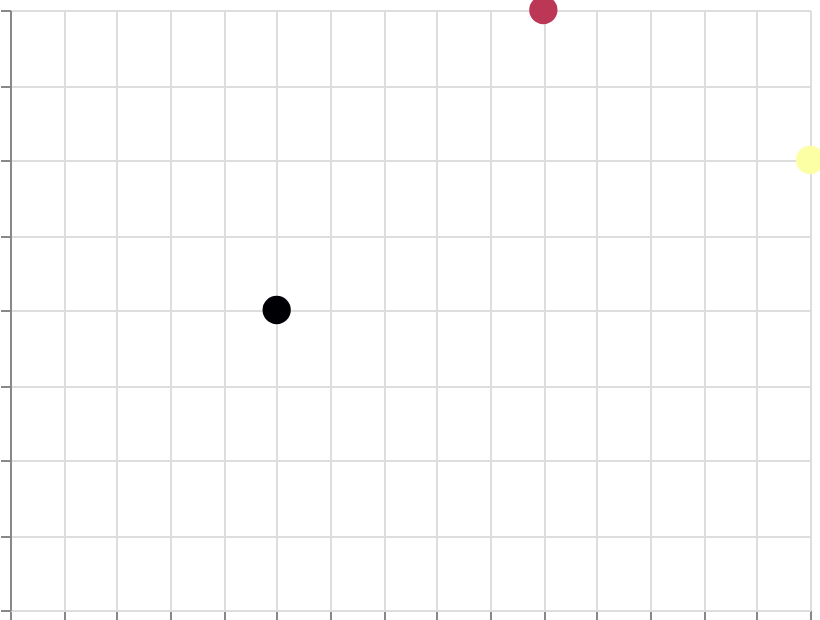

This figure's Vega-Lite source:
### Vega specification from a JSON file in a GitHub repository (floating-point values rounded to 4 significant figures)
{"$schema": "https://vega.github.io/schema/vega/v6.json", "width": 400, "height": 300, "padding": 5, "autosize": "none", "data": [{"name": "table", "values": [{"x": 1, "y": 2, "val": 10}, {"x": 2, "y": 4, "val": 50}, {"x": 3, "y": 3, "val": 90}]}], "scales": [{"name": "x", "type": "linear", "domain": {"data": "table", "field": "x"}, "range": "width", "nice": true}, {"name": "y", "type": "linear", "domain": {"data": "table", "field": "y"}, "range": [{"signal": "height"}, 0], "nice": true}, {"name": "color", "type": "sequential", "domain": {"data": "table", "field": "val"}, "scheme": "inferno"}], "marks": [{"type": "symbol", "from": {"data": "table"}, "encode": {"update": {"x": {"scale": "x", "field": "x"}, "y": {"scale": "y", "field": "y"}, "size": {"value": 200}, "fill": {"scale": "color", "field": "val"}}}}], "axes": [{"scale": "x", "orient": "bottom", "grid": true, "labels": false}, {"scale": "y", "orient": "left", "grid": true, "labels": false}], "legends": [{"fill": "color", "title": "Heat"}]}
